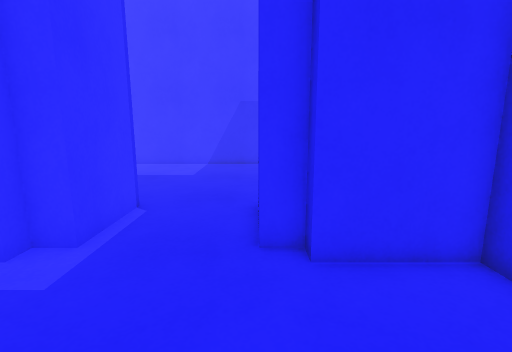
view 1 (above)

21 first-person views from a walk through a Gazebo world. The camera is 1.2 m above the floor, tilts 10° down and sees 85° across. The floor is counted in squares, 0.5 m on a side. Each view is taken from the middle of a square. On the plan, view 1 faces up. The plan holds only what a view shows up to about 18 squares ahead; the rest is blank. The place goes on beyond the plan.

view 2
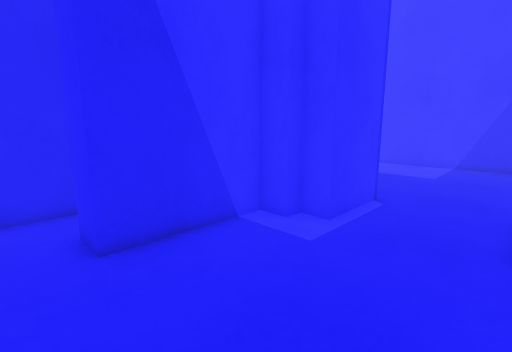

view 3
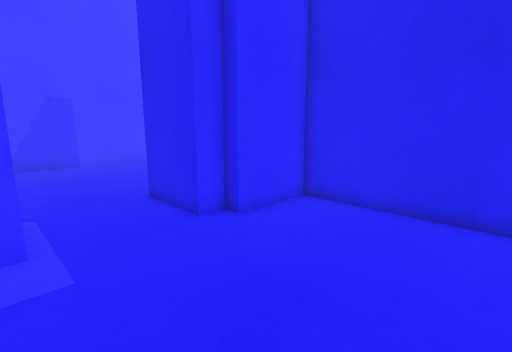

view 4
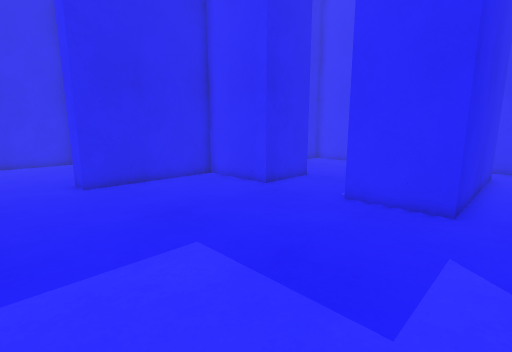

view 5
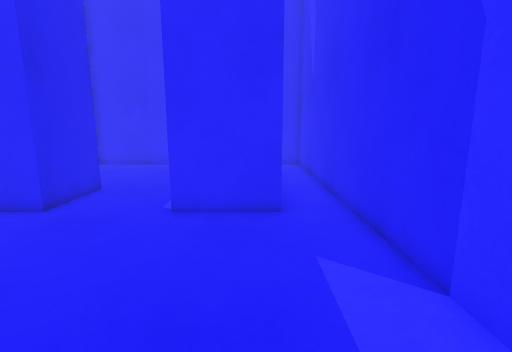

view 6
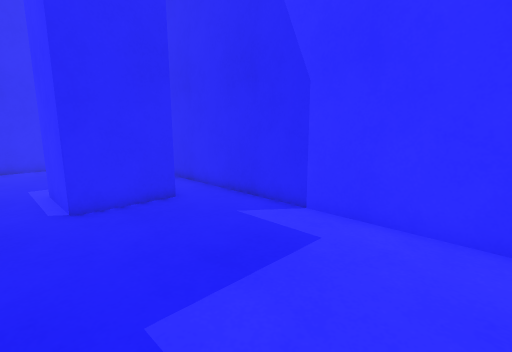

view 7
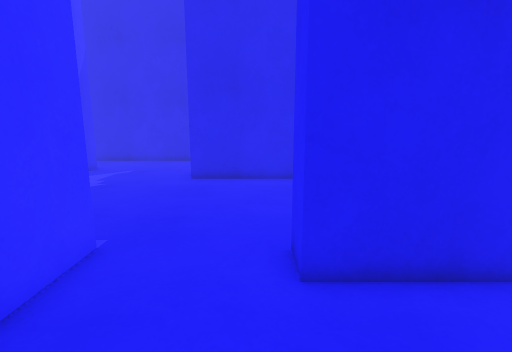

view 8
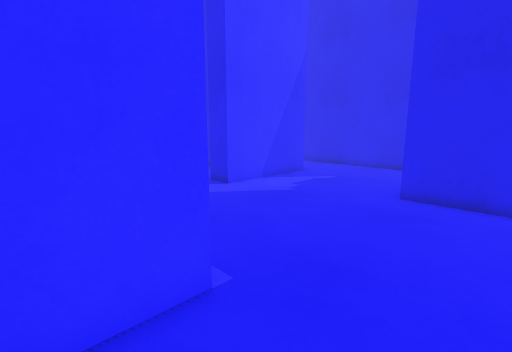

view 9
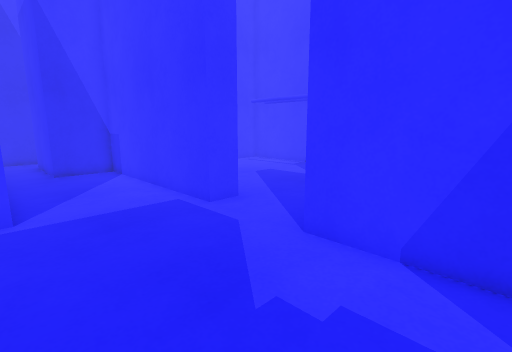

view 10
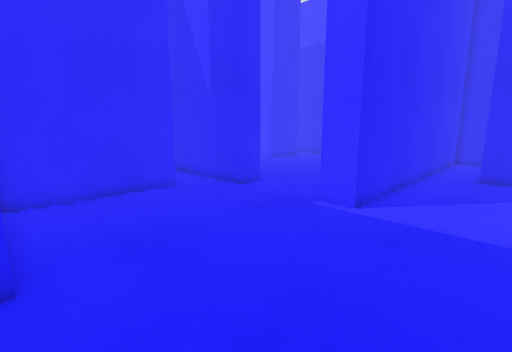

view 11
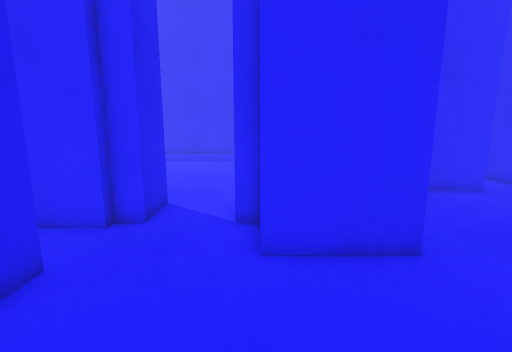

view 12
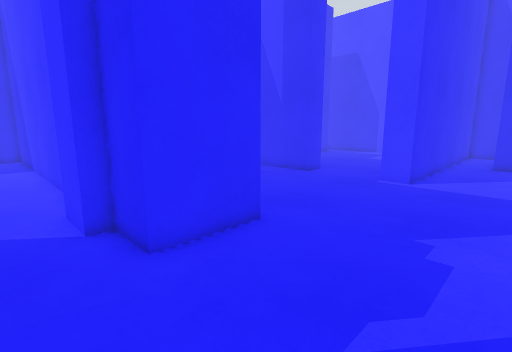

view 13
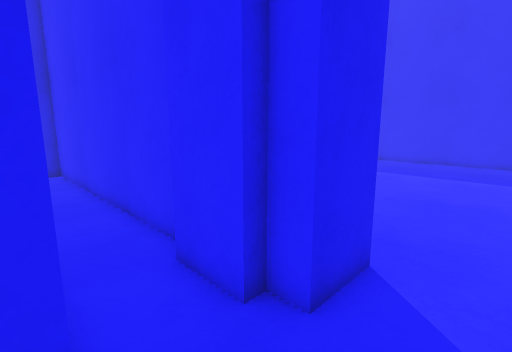

view 14
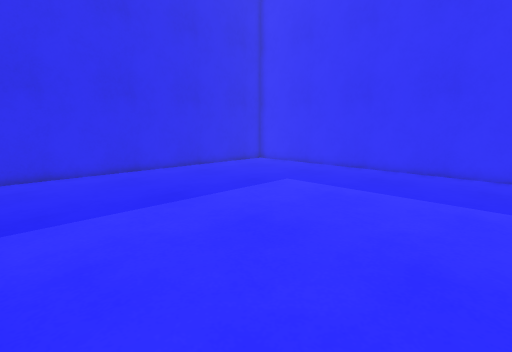

view 15
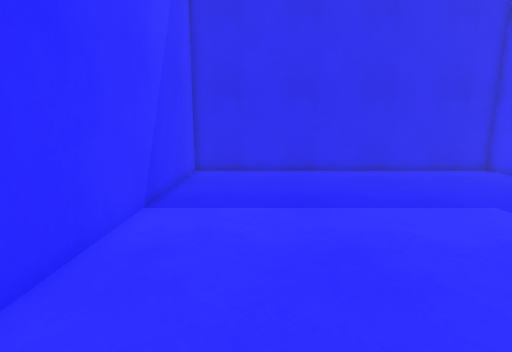

view 16
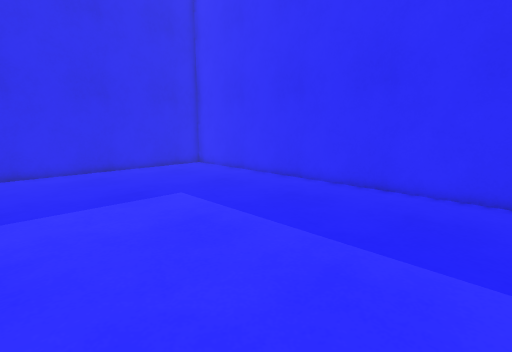

view 17
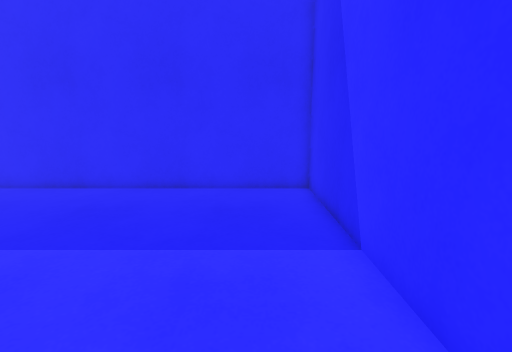

view 18
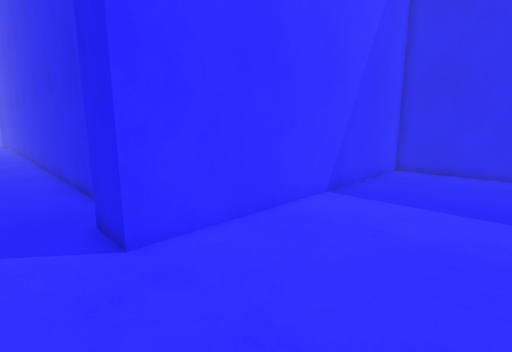

view 19
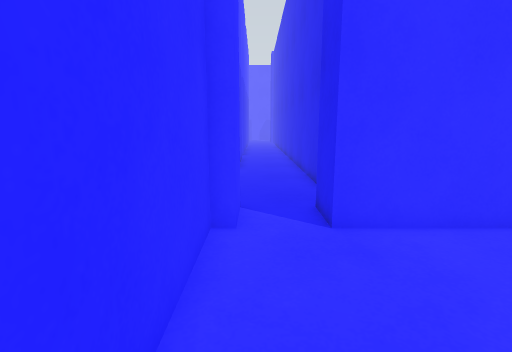

view 20
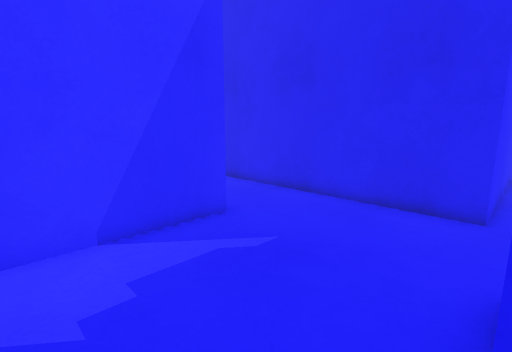

view 21
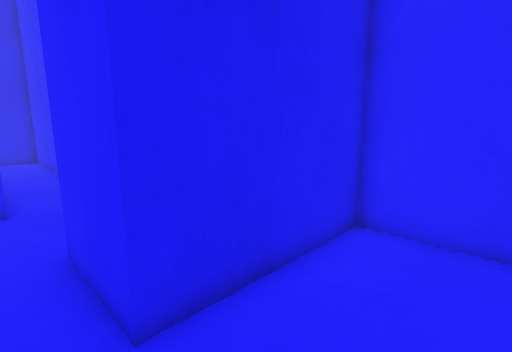

### Floor plan
Key: @ floor where view 1 was taken; # wall or solid block; . floor; O other object.
Columns run from 9 left of view 1 to 33 right of it. Each row starts with its distance up from view 1.
 24        ##########..OOOOOOO...#
 23        #.....................#
 22 #      #.....................#
 21 #..#####.....................#
 20 #............................#
 19 ###############..............########
 18 ###############.......####................#
 17 #.....................#  #...##...........#
 16 #.....................#  ##.###############
 15 #.....................#  ##.## ##########
 14 #............##.......#  #..###############
 13 #............##..#    #  #................#
 12 #............##.#######  #................#
 11 #............##.         #................#
 10 #............##.         #................#
  9 #............##          #................#
  8 #.OOOO...#####           #................#
  7 #.O  O...#               #................#
  6 #.O  O...#               #................#
  5 #.O OO...#####           #................#
  4 #.O O........#           #................#
  3 #.O O........#           #................#
  2 #.O O........#           #................#
  1 #.OOO........#           #................#
  0 #..O.....@...#           #................#
 -1 #...... .....#           #................#
 -2 #######  #####           ##################

Positions as (right, up) in squares from view 1, and headings:
1: (0, 0), facing up
2: (0, -1), facing up-left
3: (-4, -1), facing up-right
4: (-8, 17), facing down-right
5: (-6, 16), facing down
6: (-2, 17), facing down-left
7: (0, 15), facing right
8: (3, 15), facing up-right
9: (14, 19), facing up-left
10: (13, 23), facing down-left
11: (16, 23), facing down
12: (18, 23), facing down-left
13: (17, 19), facing down-right
14: (18, 14), facing down-right
15: (18, 11), facing right
16: (17, 9), facing down-right
17: (18, 9), facing down
18: (17, 9), facing up-right
19: (17, 8), facing up
20: (11, 18), facing up-right
21: (10, 19), facing down-right
